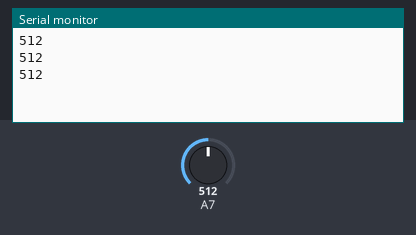
A sketch run on a simulated Arduino Mega 2560, built with avr-gcc and run on an emulated ATmega2560. Shown: the last lines printed to the serial monitor. Inputs (shaded band) come from the test bench; at power-on: A7 = 512.

Above: at 1.3 s.
1.4 s: A7 set to 716
At 1.9 s:
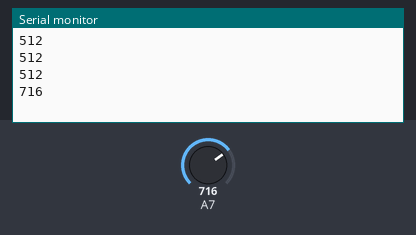
2.9 s: A7 set to 900
At 3.4 s:
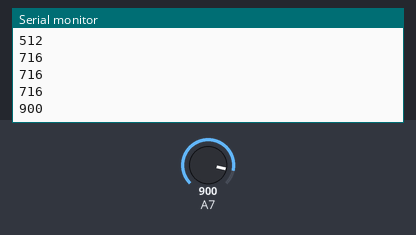
Timing chart, 0 to 5.9 s (numbered marks = the images above; inputs shaded):
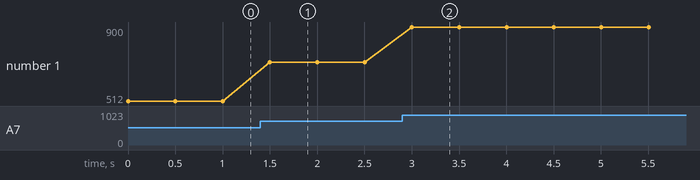

Measured:
- after the input at 1.4 s, the serial monitor: prints a new line after 0.10 s (image 1)
- after the input at 2.9 s, the serial monitor: prints a new line after 0.10 s (image 2)
- plotted number 1: 512 → 716 after the input at 1.4 s, 716 → 900 after the input at 2.9 s

The sketch:

moisture.ino
```cpp
#define MOISTURE_PIN 39

void setup() {
  Serial.begin(9600);
}

void loop() {
  int moisture = analogRead(MOISTURE_PIN);
  Serial.println(moisture);
  delay(500);
}

// #define SOIL_DO 26

// void setup() {
//   Serial.begin(9600);
//   pinMode(SOIL_DO, INPUT);
// }

// void loop() {
//   int soilState = digitalRead(SOIL_DO);

//   if (soilState == LOW) {
//     Serial.println(" Soil is WET");
//   } else {
//     Serial.println(" Soil is DRY");
//   }

//   delay(1000);
// }
```
